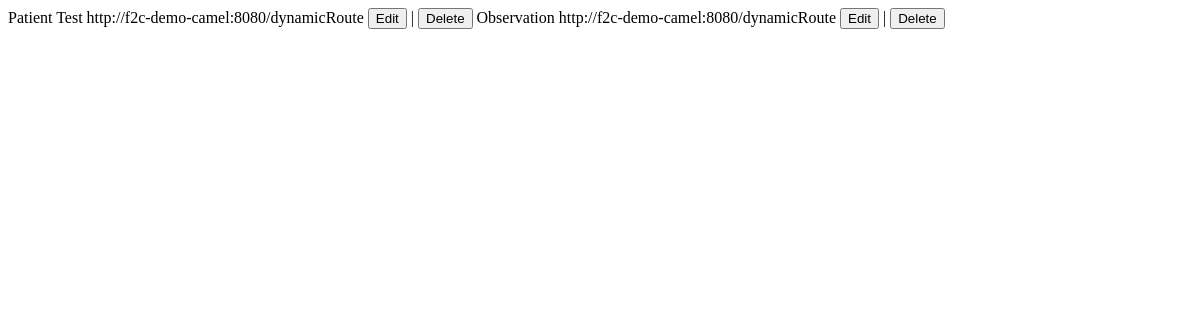
The app's page /get_message_types, older data.
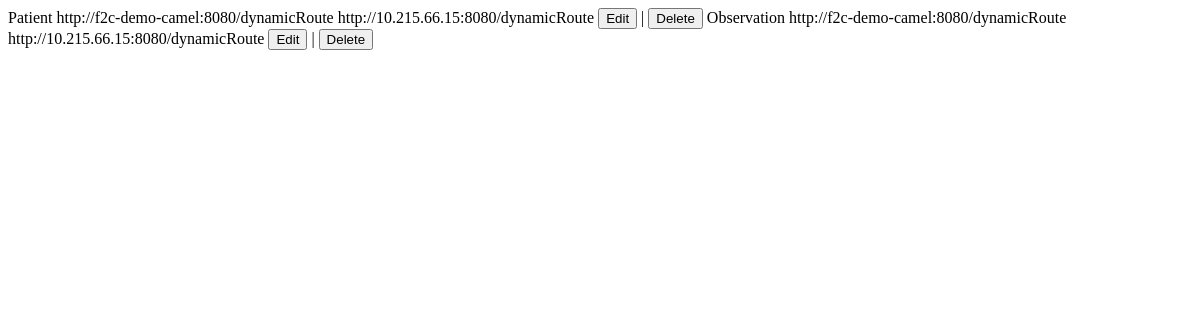
The same page, newer data.
### app.py (models this page shows)
class MessageType(db.Model):
    id = db.Column(db.Integer, primary_key=True)
    name = db.Column(db.String(100), nullable=False)
    description = db.Column(db.Text)
    created_at = db.Column(db.DateTime, default=datetime.utcnow)
    endpoint = db.Column(db.String(150), nullable=False, default="http://localhost:8080/validator")
    test_messages = db.relationship('TestMessage', backref='message_type', lazy=True)
    transforms = db.relationship('XSLTransform', backref='message_type', lazy=True)

### app.py (the view)
@app.route('/get_message_types')
def get_message_types():
    types = MessageType.query.all()
    return render_template('message_types/_list.html', message_types=types)

### templates/message_types/_list.html
{% for type in message_types %}
<tr class="hover:bg-gray-50">
    <td class="px-6 py-4 whitespace-nowrap">{{ type.name }}</td>
    <td class="px-6 py-4">{{ type.description }}</td>
    <td class="px-6 py-4"> {{ type.endpoint }}</td>
    <td class="px-6 py-4 whitespace-nowrap">
        <button hx-get="/api/message_types/{{ type.id }}/edit"
                hx-target="#edit-modal-content"
                onclick="showModal()"
                class="text-blue-600 hover:text-blue-900">
            Edit
        </button>
        |
        <button hx-delete="/api/message_types/{{ type.id }}"
                hx-confirm="Are you sure you want to delete this message type?"
                hx-target="#body_content" hx-swap="innerHTML"
                class="text-red-600 hover:text-red-900">
            Delete
        </button>
    </td>
</tr>
{% endfor %}

Row changes from the older to the newer data that the page shows:
changed MessageType "Patient": description "Test" → "http://f2c-demo-camel:8080/dynamicRoute"; endpoint "http://f2c-demo-camel:8080/dynamicRoute" → "http://10.215.66.15:8080/dynamicRoute"
changed MessageType "Observation": description (not shown) → "http://f2c-demo-camel:8080/dynamicRoute"; endpoint "http://f2c-demo-camel:8080/dynamicRoute" → "http://10.215.66.15:8080/dynamicRoute"
